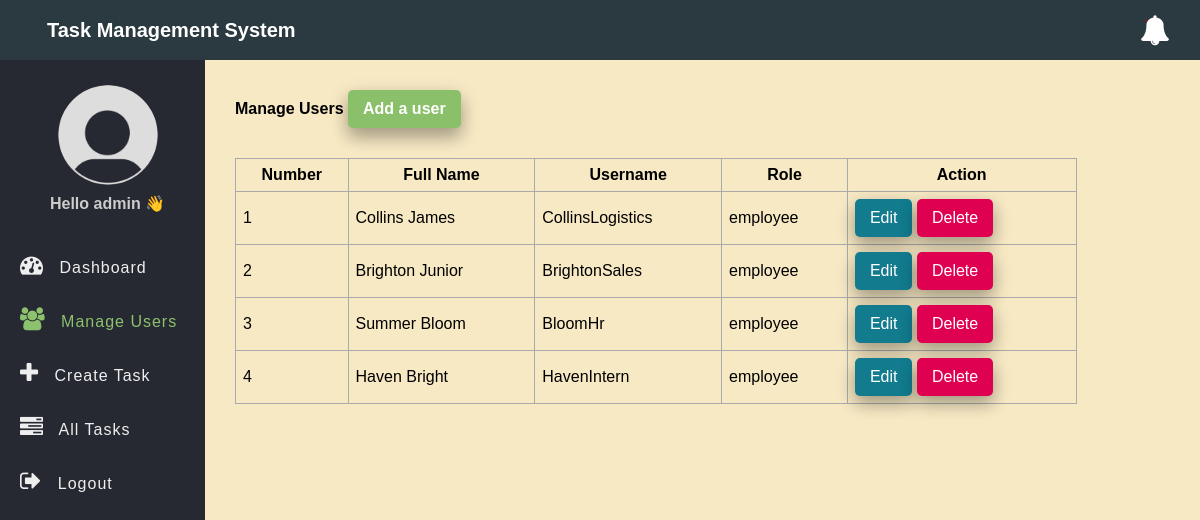
Screenshot of /user.php (signed in) with the database file from the repository.
### tables this page shows
CREATE TABLE `users` (
  `id` int(11) NOT NULL,
  `full_name` varchar(50) NOT NULL,
  `username` varchar(50) NOT NULL,
  `email` varchar(255) NOT NULL,
  `password` varchar(255) NOT NULL,
  `role` enum('admin','employee') NOT NULL,
  `created_at` timestamp NOT NULL DEFAULT current_timestamp()
);

### app/Model/User.php (called while the page is built, shortened)
<?php
function get_all_users($conn){
	$sql = "SELECT * FROM users WHERE role =? ";
	$stmt = $conn->prepare($sql);
	$stmt->execute(["employee"]);
	if($stmt->rowCount() > 0){
		$users = $stmt->fetchAll();
	}else $users = 0;
	return $users;
}

### user.php (the view, shortened to what this page needs)
<?php
if (isset($_SESSION['role']) && isset($_SESSION['id']) && $_SESSION['role'] == "admin") {
    include "DB_connection.php";
    include "app/Model/User.php";
    $users = get_all_users($conn);
 ?>
<!DOCTYPE html>
<html>
<head>
	<link rel="stylesheet" href="https://stackpath.bootstrapcdn.com/font-awesome/4.7.0/css/font-awesome.min.css">
	<link rel="stylesheet" href="css/style.css">
</head>
<body>
	<?php include "inc/header.php" ?>
	<div class="body">
		<?php include "inc/nav.php" ?>
		<section class="section-1">
			<h4 class="title">Manage Users <a href="add-user.php">Add a user</a></h4>
			<?php if ($users != 0) { ?>
			<table class="main-table">
				<tr>
					<th>Number</th>
					<th>Full Name</th>
					<th>Username</th>
					<th>Role</th>
					<th>Action</th>
				</tr>
				<?php $i=0; foreach ($users as $user) { ?>
				<tr>
					<td><?=++$i?></td>
					<td><?=$user['full_name']?></td>
					<td><?=$user['username']?></td>
					<td><?=$user['role']?></td>
					<td>
						<a href="edit-user.php?id=<?=$user['id']?>" class="edit-btn">Edit</a>
						<a href="delete-user.php?id=<?=$user['id']?>" class="delete-btn">Delete</a>
					</td>
				</tr>
			   <?php	} ?>
			</table>
		<?php }else { ?>
			<h3>Empty</h3>
		<?php  }?>
		</section>
	</div>
</body>
</html>
<?php }else{
   $em = "First login";
   header("Location: login.php?error=$em");
   exit();
}
 ?>

### css/style.css (style rules this page uses)
* { padding: 0; margin: 0; box-sizing: border-box; font-family: arial, sans-serif; }
.body { display: flex; }
.section-1 { padding: 30px; width: 100%; background: #f7e9c4 !important; }
.section-1 .title { margin-bottom: 10px; }
.section-1 .title a { text-decoration: none; display: inline-block; padding-left: 10px; border: none; background: #89c069; padding: 10px 15px; color: #fff; font-size: 16px; border-radius: 5px; cursor: pointer; outline: none; transition: background 1s; box-shadow: 0 10px 16px 0 rgba(0,0,0,0.2), 0 6px 20px 0 rgba(0,0,0,0.19); }
.main-table, .main-table tr, .main-table th, .main-table td { border: 1px solid #aaa; border-collapse: collapse; padding: 7px; }
.main-table { width: 90%; margin-top: 30px; }
.delete-btn { text-decoration: none; display: inline-block; padding-left: 10px; border: none; background: #E00051; padding: 10px 15px; color: #fff; font-size: 16px; border-radius: 5px; cursor: pointer; outline: none; transition: background 1s; box-shadow: 0 8px 16px 0 rgba(0,0,0,0.2), 0 6px 20px 0 rgba(0,0,0,0.19); }
.edit-btn { text-decoration: none; display: inline-block; padding-left: 10px; border: none; background: #127b8e; padding: 10px 15px; color: #fff; font-size: 16px; border-radius: 5px; cursor: pointer; outline: none; transition: background 1s; box-shadow: 0 8px 16px 0 rgba(0,0,0,0.2), 0 6px 20px 0 rgba(0,0,0,0.19); }

### rows the page displays
users: full_name "Collins James", username "CollinsLogistics", role "employee"
users: full_name "Brighton Junior", username "BrightonSales", role "employee"
users: full_name "Summer Bloom", username "BloomHr", role "employee"
users: full_name "Haven Bright", username "HavenIntern", role "employee"

### other values shown
$_SESSION['username'] "admin"
